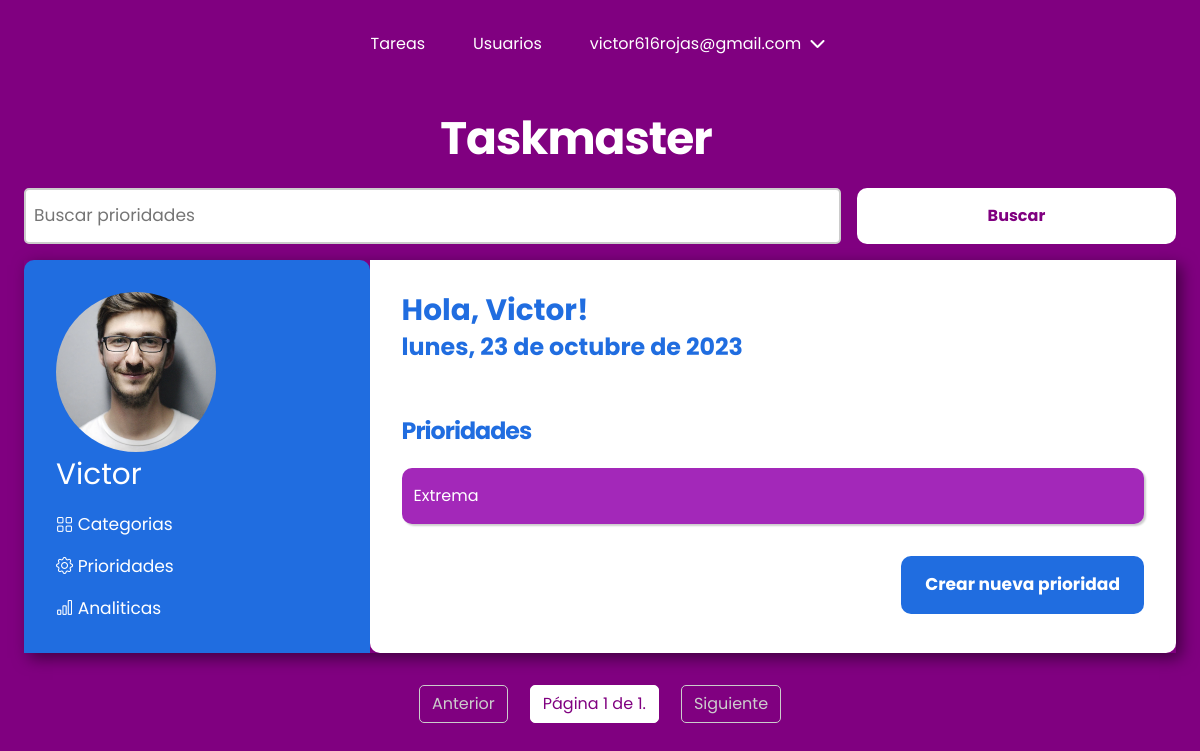
/todo_task/priorities/ (signed in), run on the app's committed database.
### users/models.py (models this page shows, shortened)
class CustomUser(AbstractBaseUser, PermissionsMixin):
    email = models.EmailField(unique=True, max_length=25)
    password = models.CharField(max_length=128)
    first_name = models.CharField(max_length=30, blank=True)
    last_name = models.CharField(max_length=30, blank=True)
    date_joined = models.DateTimeField(default=timezone.now)
    is_active = models.BooleanField(default=True)
    is_staff = models.BooleanField(default=False)
    is_worker = models.BooleanField(default=False)
    profile_picture = models.ImageField(upload_to='users/images/profile_pictures/',
                                        blank=True, null=True)
    objects = CustomUserManager()  # Instanciamos nuestro administrador personalizado
    USERNAME_FIELD = "email"
    REQUIRED_FIELDS = []
    class Meta:
        ordering = ["-date_joined"]

### todo_task/models.py (models this page shows, shortened)
class Priority(models.Model):
    name = models.CharField(max_length=50, unique=True)
    created = models.DateTimeField(auto_now_add=True)
    user = models.ForeignKey(
        CustomUser, on_delete=models.CASCADE, related_name="priorities"
    )
    class Meta:
        verbose_name = "Priority"  # Nombre en singular
        verbose_name_plural = "Priorities"  # Nombre en plural
        ordering = ["-created"]

### todo_task/views.py (the view)
# urls.py: path("priorities/", views.list_priorities, name="priority-list"),
@login_required(login_url="/users/login/")
def list_priorities(request):
    fecha_actual = datetime.now()
    priorities = Priority.objects.filter(user=request.user).order_by("created")
    query = request.GET.get("q", "")
    if query:
        priorities = priorities.filter(name__startswith=query)
    page_number = request.GET.get("page", 1)  # Valor predeterminado es 1
    paginator = Paginator(priorities, 8)
    try:
        paginator_data = paginator.page(page_number)
    except PageNotAnInteger:
        paginator_data = paginator.page(1)
    except EmptyPage:
        paginator_data = paginator.page(paginator.num_pages)
    context = {
        "paginator_data": paginator_data,
        "fecha_actual": fecha_actual,
        "query": query,
        "placeholder": "Buscar prioridades",
    }
    return render(request, "todo_task/priorities/list.html", context)

### todo_task/templates/todo_task/priorities/list.html
{% extends "container.html" %}
{% block search-form %}
{% include 'search_form.html' with query=query placeholder=placeholder %}
{% endblock %}
{% block section-fragment %}
<section class="content-section">
    <h1 class="fs-3">Prioridades</h1>
    <ul class="content-list">
        {% for priority in paginator_data %}
        <li class="content-item">
            <a href="{% url 'priority-detail' priority.id %}">{{ priority.name }}</a>
        </li>
        {% endfor %}
    </ul>
</section>
<section class="second-section">
    <div class="item-creation fs-1">
        <a href="{% url 'priority-create' %}">Crear nueva prioridad</a>
    </div>
</section>
{% endblock %}
{% block pagination %}
{% include 'pagination.html' %}
{% endblock %}

### todo_task/templates/todo_task/base/container.html (shortened to what this page needs)
{% extends "base.html" %}
{% load static %}
{% block css %}
<link rel="stylesheet" type="text/css" href="{% static 'todo_task/css/style.css' %}">
{% endblock %}
{% block content %}
<section class="container">
    <h1 class="fs-6">Taskmaster</h1>
    {% block search-form %}
    {% endblock %}
    <section class="card">
        <div class="user flex-column">
            <div class="user-info flex-column">
                <img src="{{ request.user.profile_picture.url }}" alt="Foto de perfil">
                <h2 class="fs-4">{{ request.user.first_name }}</h2>
            </div>
            <div class="user-options fs-1">
                <a href="{% url 'category-list' %}"><i class="bi bi-grid"></i> Categorias</a>
                <a href="{% url 'priority-list' %}"><i class="bi bi-gear"></i> Prioridades</a>
                <a href="{% url 'analytics' %}"><i class="bi bi-bar-chart"></i> Analiticas</a>
            </div>
        </div>
        <section class="task">
            <h2 class="fs-4">Hola, {{ request.user.first_name }}!</h2>
            <p class="fs-3">{{ fecha_actual|date:"l, j \d\e F \d\e Y" }}</p>
            {% block section-fragment %}
            {% endblock %}
        </section>
    </section>
    {% block pagination %}
    {% endblock %}
</section>
{% endblock %}

### taskmaster/templates/header.html (shortened to what this page needs)
{% if request.user.is_authenticated %}
<header class="primary-header flex">
    <nav>
        <ul id="primary-navigation" data-visible="false" class="primary-navigation flex">
            <li class="active"><a href="{% url 'task-list-today-due-date' %}">Tareas</a></li>
            {% if request.user.is_staff %}
            <li class="active"><a href="{% url 'user-list' %}">Usuarios</a></li>
            {% endif %}
            <li class="active has-dropdown">{{ request.user.email }} <i class="fa-solid fa-chevron-down"></i>
            </li>
        </ul>
    </nav>
</header>
{% endif %}

### taskmaster/static/css/main.css (style rules this page uses)
:root { --clr-white: rgb(255, 255, 255); --clr-neutral-400: rgb(3, 3, 3); --clr-accent-700: rgb(128, 0, 128); --clr-gradient-accent: rgb(182, 0, 136); --clr-complete: rgb(0, 117, 16); --clr-incomplete: rgb(223, 14, 14); --clr-btn-edit: rgb(0, 123, 255); --clr-btn-delete: rgb(223, 14, 14); --clr-btn-return: rgb(128, 0, 128); --clr-btn-edit-hover: rgba(0, 123, 255, 0.8); --clr-btn-delete-hover: rgba(223, 14, 14, 0.8); --clr-btn-return-hover: rgba(128, 0, 128, 0.8); --bg-clr: rgb(250, 250, 250); --ff-primary: "Poppins", Arial, Helvetica, sans-serif; --fw-regular: 400; --fw-semi-bold: 600; --fw-bold: 700; --fs-1: clamp(0.75rem, calc(0.55rem + 0.69vw), 1.19rem); --fs-2: clamp(0.78rem, calc(0.59rem + 0.81vw), 1.4rem); --fs-3: clamp(0.88rem, calc(0.69rem + 1.06vw), 1.75rem); --fs-4: clamp(1.05rem, calc(0.81rem + 1.38vw), 2.19rem); --fs-5: clamp(1.26rem, calc(0.95rem + 1.79vw), 2.73rem); --fs-6: clamp(1.51rem, calc(1.11rem + 2.31vw), 3.42rem); --fs-7: clamp(1.81rem, calc(1.29rem + 2.98vw), 4.27rem); --fs-8: clamp(2.18rem, calc(1.51rem + 3.83vw), 5.34rem); --fs-btn-1: clamp(1rem, calc(1rem + 0.05vw), 1.19rem); }
*, *::before, *::after { box-sizing: border-box; }
* { margin: 0; padding: 0; font: inherit; }
html { scroll-behavior: smooth; scroll-padding-top: var(--scroll-padding, 75px); }
body { line-height: 1.5; background-color: var(--clr-accent-700); font-family: var(--ff-primary); }
h1, h2, p { color: var(--clr-neutral); }
img, picture, video, canvas, svg { display: block; max-width: 100%; object-fit: cover; }
.fs-1 { font-size: var(--fs-1); }
.fs-3 { font-size: var(--fs-3); }
.fs-4 { font-size: var(--fs-4); }
.fs-6 { font-size: var(--fs-6); }
.flex-column { display: flex; flex-direction: column; }
h1 { margin-block: 1rem; width: min(100% - 3rem, 40ch); letter-spacing: -1px; text-align: left; }
.container { width: min(100% - 3rem, 120ch); margin-inline: auto; margin-block: 1rem; }
.flex { display: flex; gap: var(--gap, 1rem); }
.primary-header { align-items: center; justify-content: center; }
.primary-navigation { list-style: none; }
.primary-navigation a { text-decoration: none; color: var(--clr-white); }
.has-dropdown { display: inline-block; color: var(--clr-white); cursor: pointer; position: relative; }
.fa-chevron-down { padding-inline: 0.25rem; transition: transform 0.3s ease; }
@media (min-width: 35em) { .primary-navigation { --gap: clamp(1.5rem, 5vw, 3rem); padding-block: 2rem; padding-inline: clamp(3rem, 8vw, 10rem); } }
@media (min-width: 35em) { .container h1 { text-align: center; } }
h1 { font-weight: var(--fw-bold); color: var(--clr-white); }

### data on the page
CustomUser: user.email "victor616rojas@gmail.com", user.profile_picture (picture), user.first_name "Victor"
Priority: name "Extrema"

### other printed values
{{ paginator_data.number }} "1"
{{ paginator_data.paginator.num_pages }} "1"
